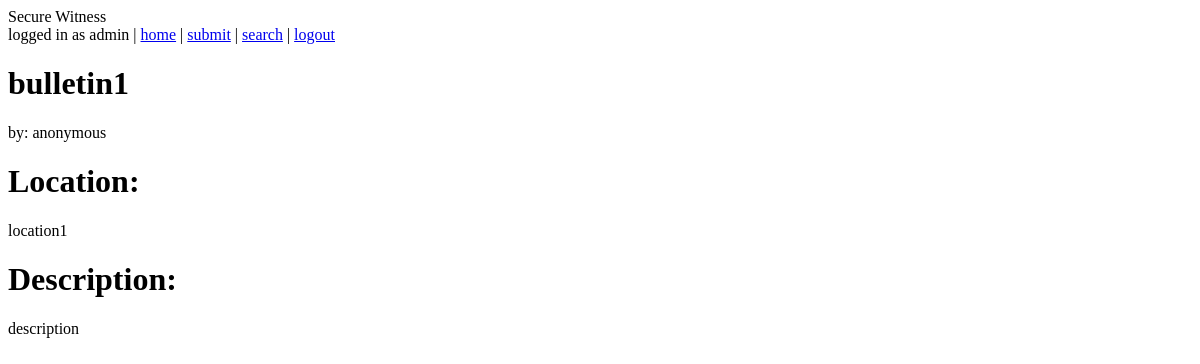
The page /search/1/ (signed in) on the database as committed earlier.
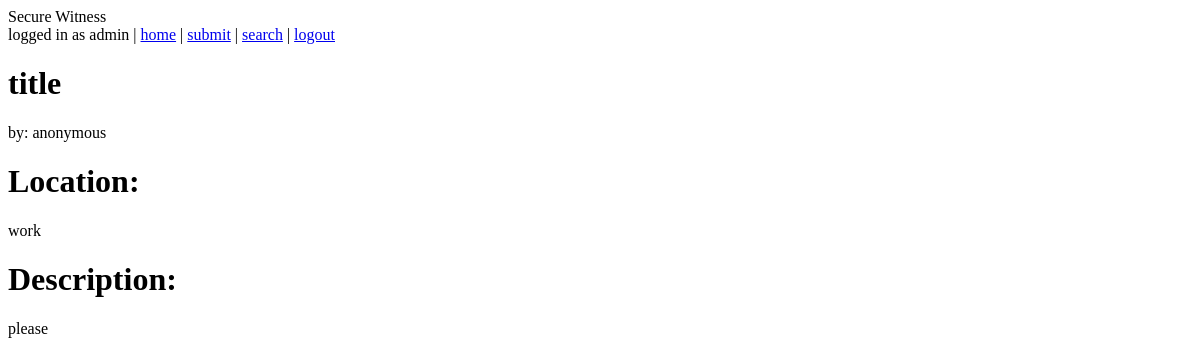
The same page on the database as committed later.
### bulletins/models.py (models this page shows, shortened)
class Bulletin(models.Model):
    objects = BulletinSearch()
    Title = models.CharField(max_length=200)
    Author = models.ForeignKey(User)
    Pseudonym = models.CharField(default='anonymous', max_length=200)
    Date = models.DateTimeField(auto_now_add=True)
    Location = models.TextField()
    Description = models.TextField()
    path = 'authors/%s/uploads/' % id
    File_Field = models.FileField(upload_to='uploads/')
    class Meta:
        verbose_name_plural = 'bulletins'

### bulletins/views.py (the view)
# urls.py: url(r'^search/(?P<bulletin_id>\d+)/$', 'bulletins.views.details'),
def details(request, bulletin_id):
    bulletin = Bulletin.objects.get(pk=bulletin_id)
    return render(request, 'details.html', {'bulletin': bulletin})

### templates/details.html
{% extends "base.html" %}
{% block content %}
    <h1 id="title">{{ bulletin.Title }}</h1>
    <p1 id="author">by: {{ bulletin.Pseudonym }}</p1>
    <h1 id="location header">Location:</h1>
    <p1 id="location text">{{ bulletin.Location }}</p1>
    <h1 id="description header">Description:</h1>
    <p1 id="description text">{{ bulletin.Description }}</p1>
{% endblock content %}

Rows that differ between the two databases and show on the page:
changed Bulletin "anonymous": Title "bulletin1" → "title"; Location "location1" → "work"; Description "description" → "please"
